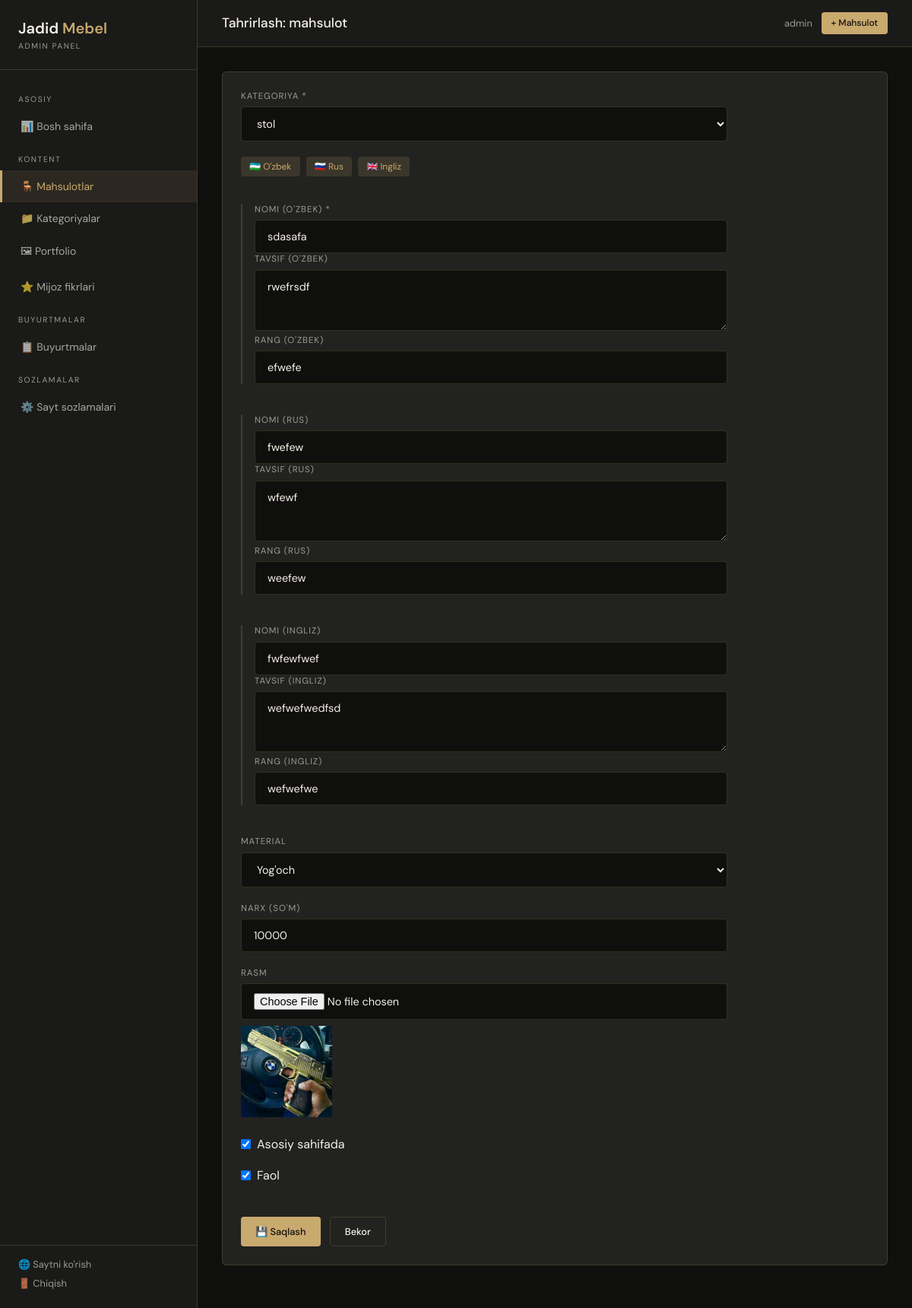
The page /dashboard/mahsulotlar/1/tahrirlash/ (signed in) on the database its author committed.
### main/models.py (models this page shows, shortened)
class TranslatableMixin:
    def get_t(self, field):
        lang = get_lang()
        for code in (lang, 'uz', 'ru', 'en'):
            val = getattr(self, f'{field}_{code}', None)
            if val:
                return val
        return ''

class Product(TranslatableMixin, models.Model):
    MATERIAL_CHOICES = [
        ('yogoch', "yogoch"),
        ('mdf', 'mdf'),
        ('metall', 'metall'),
        ('shisha', 'shisha'),
        ('kombinatsiya', 'kombinatsiya'),
    ]
    category = models.ForeignKey(Category, on_delete=models.CASCADE, related_name='products', verbose_name="Kategoriya")
    name_uz = models.CharField(max_length=200, verbose_name="Nomi (O'zbek)")
    name_ru = models.CharField(max_length=200, blank=True, verbose_name='Nomi (Rus)')
    name_en = models.CharField(max_length=200, blank=True, verbose_name='Nomi (Ingliz)')
    description_uz = models.TextField(blank=True, verbose_name="Tavsif (O'zbek)")
    description_ru = models.TextField(blank=True, verbose_name='Tavsif (Rus)')
    description_en = models.TextField(blank=True, verbose_name='Tavsif (Ingliz)')
    material = models.CharField(max_length=50, choices=MATERIAL_CHOICES, default='yogoch', verbose_name="Material")
    color_uz = models.CharField(max_length=100, blank=True, verbose_name="Rang (O'zbek)")
    color_ru = models.CharField(max_length=100, blank=True, verbose_name='Rang (Rus)')
    color_en = models.CharField(max_length=100, blank=True, verbose_name='Rang (Ingliz)')
    price = models.DecimalField(max_digits=12, decimal_places=0, null=True, blank=True, verbose_name="Narx (so'm)")
    image = models.ImageField(upload_to='products/', verbose_name="Rasm")
    is_featured = models.BooleanField(default=False, verbose_name="Asosiy sahifada ko'rsatish")
    is_active = models.BooleanField(default=True, verbose_name="Faol")
    created_at = models.DateTimeField(auto_now_add=True)
    class Meta:
        verbose_name = "Mahsulot"
        verbose_name_plural = "Mahsulotlar"
        ordering = ['-created_at']

class Category(TranslatableMixin, models.Model):
    name_uz = models.CharField(max_length=100, verbose_name="Nomi (O'zbek)")
    name_ru = models.CharField(max_length=100, blank=True, verbose_name='Nomi (Rus)')
    name_en = models.CharField(max_length=100, blank=True, verbose_name='Nomi (Ingliz)')
    slug = models.SlugField(unique=True)
    icon = models.CharField(max_length=50, blank=True, default='🪑', verbose_name="Emoji belgisi")
    order = models.PositiveIntegerField(default=0, verbose_name="Tartib")
    class Meta:
        verbose_name = "Kategoriya"
        verbose_name_plural = "Kategoriyalar"
        ordering = ['order']

### dashboard/views.py (the view, shortened to what this page needs)
# urls.py: path('mahsulotlar/<int:pk>/tahrirlash/', views.product_edit, name='dashboard_product_edit'),
@login_required
def product_edit(request, pk):
    product = get_object_or_404(Product, pk=pk)
    categories = Category.objects.all()
    return render(request, 'dashboard/product_form.html', {
        'product': product, 'categories': categories, 'action': 'Tahrirlash'
    })

### dashboard/context_processors.py (called while the page is built)
def dashboard_stats(request):
    if request.path.startswith('/dashboard/') and request.user.is_authenticated:
        return {'new_orders_count': Order.objects.filter(status='new').count()}
    return {'new_orders_count': 0}

### main/context_processors.py (called while the page is built)
def site_settings(request):
    settings_obj, _ = SiteSettings.objects.get_or_create(pk=1)
    return {'settings': settings_obj}

def language_switcher(request):
    current = translation.get_language() or settings.LANGUAGE_CODE
    languages = []
    for code, label in settings.LANGUAGES:
        try:
            url = translate_url(request.path, code) if request.path else f'/{code}/'
        except Exception:
            url = f'/{code}/'
        languages.append({
            'code': code,
            'label': label,
            'url': url,
            'active': current[:2] == code,
        })
    return {
        'current_language': current[:2],
        'language_choices': languages,
    }

### templates/dashboard/product_form.html (shortened to what this page needs)
{% extends 'dashboard/base.html' %}
{% block page_heading %}{{ action }}: mahsulot{% endblock %}
{% block content %}
<div class="card">
    <form method="POST" enctype="multipart/form-data" class="form-grid">
        <div class="form-group">
            <label>Kategoriya *</label>
            <select name="category" required>
                {% for cat in categories %}
                <option value="{{ cat.id }}" {% if product.category_id == cat.id %}selected{% endif %}>{{ cat.name_uz }}</option>
                {% endfor %}
            </select>
        </div>
        <p class="lang-tabs"><span class="lang-tab">🇺🇿 O'zbek</span><span class="lang-tab">🇷🇺 Rus</span><span class="lang-tab">🇬🇧 Ingliz</span></p>
        <div class="lang-block">
            <div class="form-group"><label>Nomi (O'zbek) *</label><input type="text" name="name_uz" value="{{ product.name_uz|default:'' }}" required></div>
            <div class="form-group"><label>Tavsif (O'zbek)</label><textarea name="description_uz" rows="3">{{ product.description_uz|default:'' }}</textarea></div>
            <div class="form-group"><label>Rang (O'zbek)</label><input type="text" name="color_uz" value="{{ product.color_uz|default:'' }}"></div>
        </div>
        <div class="lang-block">
            <div class="form-group"><label>Nomi (Rus)</label><input type="text" name="name_ru" value="{{ product.name_ru|default:'' }}"></div>
            <div class="form-group"><label>Tavsif (Rus)</label><textarea name="description_ru" rows="3">{{ product.description_ru|default:'' }}</textarea></div>
            <div class="form-group"><label>Rang (Rus)</label><input type="text" name="color_ru" value="{{ product.color_ru|default:'' }}"></div>
        </div>
        <div class="lang-block">
            <div class="form-group"><label>Nomi (Ingliz)</label><input type="text" name="name_en" value="{{ product.name_en|default:'' }}"></div>
            <div class="form-group"><label>Tavsif (Ingliz)</label><textarea name="description_en" rows="3">{{ product.description_en|default:'' }}</textarea></div>
            <div class="form-group"><label>Rang (Ingliz)</label><input type="text" name="color_en" value="{{ product.color_en|default:'' }}"></div>
        </div>
        <div class="form-group">
            <label>Material</label>
            <select name="material">
                <option value="yogoch" {% if product.material == 'yogoch' %}selected{% endif %}>Yog'och</option>
            </select>
        </div>
        <div class="form-group">
            <label>Narx (so'm)</label>
            <input type="number" name="price" value="{% if product.price %}{{ product.price|floatformat:0 }}{% endif %}" min="0" step="1000">
        </div>
        <div class="form-group">
            <label>Rasm {% if not product %}*{% endif %}</label>
            <input type="file" name="image" accept="image/*" {% if not product %}required{% endif %}>
            {% if product.image %}<p style="margin-top:0.5rem;"><img src="{{ product.image.url }}" class="thumb" style="width:120px;height:120px;" alt=""></p>{% endif %}
        </div>
        <div class="form-check">
            <input type="checkbox" name="is_featured" id="featured" {% if product.is_featured %}checked{% endif %}>
            <label for="featured">Asosiy sahifada</label>
        </div>
        <div class="form-check">
            <input type="checkbox" name="is_active" id="active" {% if product.is_active or not product %}checked{% endif %}>
            <label for="active">Faol</label>
        </div>
        <div class="form-actions">
            <button type="submit" class="btn btn-gold">💾 Saqlash</button>
            <a href="{% url 'dashboard_product_list' %}" class="btn btn-outline">Bekor</a>
        </div>
    </form>
</div>
{% endblock %}

### templates/dashboard/base.html (shortened to what this page needs)
<!DOCTYPE html>
<html lang="uz">
<head>
</head>
<body>
<aside class="sidebar" id="sidebar">
    <div class="sidebar-brand">
        Jadid <em>Mebel</em>
        <small>Admin panel</small>
    </div>
    <nav class="sidebar-nav">
        <div class="nav-section">Asosiy</div>
        <a href="{% url 'dashboard_home' %}" class="nav-link {% if request.resolver_match.url_name == 'dashboard_home' %}active{% endif %}">📊 Bosh sahifa</a>
        <div class="nav-section">Kontent</div>
        <a href="{% url 'dashboard_product_list' %}" class="nav-link {% if 'product' in request.resolver_match.url_name %}active{% endif %}">🪑 Mahsulotlar</a>
        <a href="{% url 'dashboard_category_list' %}" class="nav-link {% if 'category' in request.resolver_match.url_name %}active{% endif %}">📁 Kategoriyalar</a>
        <a href="{% url 'dashboard_portfolio_list' %}" class="nav-link {% if 'portfolio' in request.resolver_match.url_name %}active{% endif %}">🖼 Portfolio</a>
        <a href="{% url 'dashboard_review_list' %}" class="nav-link {% if 'review' in request.resolver_match.url_name %}active{% endif %}">⭐ Mijoz fikrlari</a>
        <div class="nav-section">Buyurtmalar</div>
        <a href="{% url 'dashboard_order_list' %}" class="nav-link {% if 'order' in request.resolver_match.url_name %}active{% endif %}">
            📋 Buyurtmalar
        </a>
        <div class="nav-section">Sozlamalar</div>
        <a href="{% url 'dashboard_settings' %}" class="nav-link {% if request.resolver_match.url_name == 'dashboard_settings' %}active{% endif %}">⚙️ Sayt sozlamalari</a>
    </nav>
    <div class="sidebar-footer">
        <a href="{% url 'home' %}" target="_blank">🌐 Saytni ko'rish</a>
        <a href="{% url 'dashboard_logout' %}">🚪 Chiqish</a>
    </div>
</aside>
<div class="main-wrap">
    <header class="topbar">
        <h1>{% block page_heading %}Admin panel{% endblock %}</h1>
        <div class="topbar-actions">
            <span class="topbar-user">{{ request.user.username }}</span>
            <a href="{% url 'dashboard_product_add' %}" class="btn btn-gold btn-sm">+ Mahsulot</a>
        </div>
    </header>
    <div class="content">
        {% block content %}{% endblock %}
    </div>
</div>
</body>
</html>

### templates/dashboard/base.html (style rules this page uses)
*, *::before, *::after { margin: 0; padding: 0; box-sizing: border-box; }
:root { --bg: #0f0f0d; --sidebar: #1a1a18; --card: #222220; --border: rgba(200,169,110,0.2); --gold: #c8a96e; --cream: #f5f0e8; --gray: #9a9a96; --green: #4caf50; --red: #e57373; --font: 'DM Sans', sans-serif; }
body { font-family: var(--font); background: var(--bg); color: var(--cream); min-height: 100vh; display: flex; }
.sidebar { width: 260px; background: var(--sidebar); border-right: 1px solid var(--border); display: flex; flex-direction: column; position: fixed; top: 0; left: 0; bottom: 0; z-index: 100; transition: transform 0.3s ease; }
.sidebar-brand { padding: 1.5rem; border-bottom: 1px solid var(--border); font-size: 1.25rem; font-weight: 600; }
.sidebar-brand em { color: var(--gold); font-style: normal; }
.sidebar-brand small { display: block; font-size: 0.65rem; color: var(--gray); letter-spacing: 0.15em; text-transform: uppercase; margin-top: 0.25rem; font-weight: 400; }
.sidebar-nav { flex: 1; padding: 1rem 0; overflow-y: auto; }
.nav-section { font-size: 0.65rem; letter-spacing: 0.15em; text-transform: uppercase; color: var(--gray); padding: 1rem 1.5rem 0.5rem; }
.nav-link { display: flex; align-items: center; gap: 0.75rem; padding: 0.75rem 1.5rem; color: rgba(245,240,232,0.65); text-decoration: none; font-size: 0.875rem; transition: all 0.2s; border-left: 3px solid transparent; }
.nav-link.active { background: rgba(200,169,110,0.1); color: var(--gold); border-left-color: var(--gold); }
.sidebar-footer { padding: 1rem 1.5rem; border-top: 1px solid var(--border); }
.sidebar-footer a { color: var(--gray); font-size: 0.8rem; text-decoration: none; display: block; margin-bottom: 0.5rem; }
.main-wrap { margin-left: 260px; flex: 1; min-height: 100vh; display: flex; flex-direction: column; }
.topbar { background: var(--sidebar); border-bottom: 1px solid var(--border); padding: 1rem 2rem; display: flex; align-items: center; justify-content: space-between; position: sticky; top: 0; z-index: 50; }
.topbar h1 { font-size: 1.1rem; font-weight: 500; }
.topbar-actions { display: flex; gap: 0.75rem; align-items: center; }
.topbar-user { font-size: 0.8rem; color: var(--gray); }
.content { padding: 2rem; flex: 1; }
.card { background: var(--card); border: 1px solid var(--border); border-radius: 6px; padding: 1.5rem; margin-bottom: 1.5rem; }
.btn { display: inline-flex; align-items: center; gap: 0.4rem; padding: 0.6rem 1.2rem; font-size: 0.8rem; font-weight: 500; border: none; border-radius: 4px; cursor: pointer; text-decoration: none; font-family: var(--font); transition: all 0.2s; }
.btn-gold { background: var(--gold); color: var(--bg); }
.btn-outline { background: transparent; color: var(--cream); border: 1px solid var(--border); }
.btn-sm { padding: 0.4rem 0.8rem; font-size: 0.75rem; }
.thumb { width: 48px; height: 48px; object-fit: cover; border-radius: 4px; background: var(--bg); }
.form-grid { display: grid; gap: 1.25rem; max-width: 640px; }
.form-group label { display: block; font-size: 0.72rem; letter-spacing: 0.08em; text-transform: uppercase; color: var(--gray); margin-bottom: 0.4rem; }
.form-group input, .form-group textarea, .form-group select { width: 100%; padding: 0.75rem 1rem; background: var(--bg); border: 1px solid var(--border); border-radius: 4px; color: var(--cream); font-family: var(--font); font-size: 0.9rem; }
.form-check { display: flex; align-items: center; gap: 0.5rem; }
.form-check input { width: auto; }
.form-actions { display: flex; gap: 0.75rem; margin-top: 1.5rem; flex-wrap: wrap; }

### templates/dashboard/product_form.html (style rules this page uses)
.lang-tabs { display:flex; gap:0.5rem; margin-bottom:1rem; flex-wrap:wrap; }
.lang-tab { font-size:0.75rem; padding:0.3rem 0.7rem; border-radius:4px; background:rgba(200,169,110,0.15); color:var(--gold); }
.lang-block { border-left:2px solid var(--border); padding-left:1rem; margin-bottom:1.25rem; }

### rows shown on the page
Product: category "stol", name_uz "sdasafa", description_uz "rwefrsdf", color_uz "efwefe", name_ru "fwefew", description_ru "wfewf", color_ru "weefew", name_en "fwfewfwef", description_en "wefwefwedfsd", color_en "wefwefwe", material "Yog'och", price "10000", image (picture), is_featured "☑", is_active "☑"

### other values the page prints
{{ action }} "Tahrirlash"
{{ request.user.username }} "admin"
